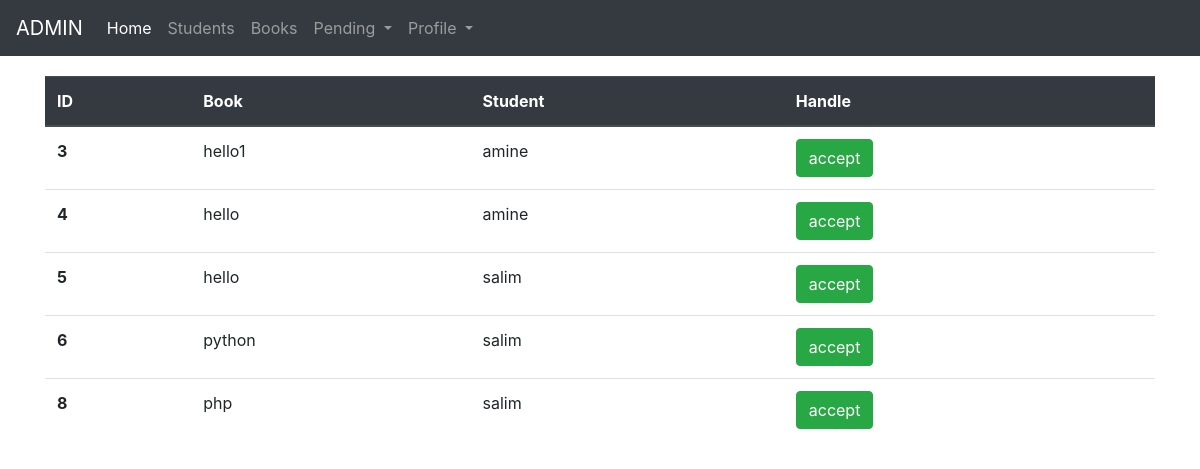
The page /admin/pendingbook.php on the database its author committed.
### tables this page shows
CREATE TABLE `demand` (
  `id` int(11) NOT NULL,
  `book` varchar(255) NOT NULL,
  `student` varchar(255) NOT NULL,
  `status` int(11) NOT NULL
);

### admin/pendingbook.php (the view, shortened to what this page needs)
<?php
include "header.php";?><!DOCTYPE html>
<html>
<head>
</head>
<body>
<div class="container">
<table class="table">
  <thead class="thead-dark">
    <tr>
      <th scope="col">ID</th>
      <th scope="col">Book</th>
      <th scope="col">Student</th>
      <th scope="col">Handle</th>
    </tr>
  </thead>
  <tbody>
    <?php
$stmt="SELECT * from demand where status=0";
$result=mysqli_query($conn,$stmt);
if ($result) {
	while ($row=mysqli_fetch_assoc($result)) {
		$id=$row['id'];
		$book=$row['book'];
		$student=$row['student'];
		echo '<tr>
      <th scope="row">'.$id.'</th>
      <td>'.$book.'</td>
      <td>'.$student.'</td>
      <td><a class="btn btn-success" href="acceptbook.php?id='.$id.'">accept</a></td>
    </tr>' ;
	}
}
    ?>
  </tbody>
</table>
</div>
</body>
</html>

### admin/pendingbook.php (style rules this page uses)
.table { margin-top: 20px; }

### rows shown on the page
demand: id "3", book "hello1", student "amine"
demand: id "4", book "hello", student "amine"
demand: id "5", book "hello", student "salim"
demand: id "6", book "python", student "salim"
demand: id "8", book "php", student "salim"
